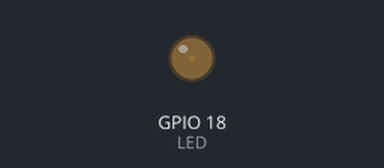
The program below on a simulated Raspberry Pi (BCM pin numbers). Shown: output pins drawn as LEDs (lit = HIGH).

Above: at 0.05 s.
At 1.3 s:
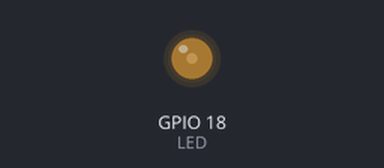
At 2.55 s:
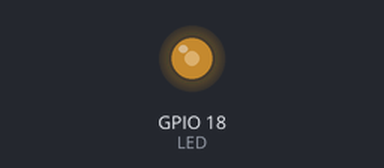
At 5.1 s:
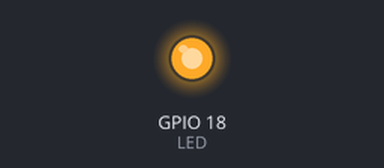
Timing chart, 0 to 6.7 s (numbered marks = the images above):
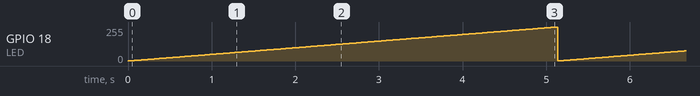

The program:

20190108led.py
```python
import RPi.GPIO as GPIO
import time

LED = 18

GPIO.setmode(GPIO.BCM)
GPIO.setwarnings(False)
GPIO.setup(LED, GPIO.OUT)

pwm = GPIO.PWM(LED, 200)

pwm.start(0)

try :
    while True :
        for value in range(0, 1024) :

            pwm.ChangeDutyCycle(value / 10.23)
            time.sleep(0.005)
except :
    pwm.stop()
    GPIO.cleanup()
```

Measured:
- by itself, GPIO 18 (LED): ramps from 1/255 to 255/255 and jumps back, once every 5.1 s
